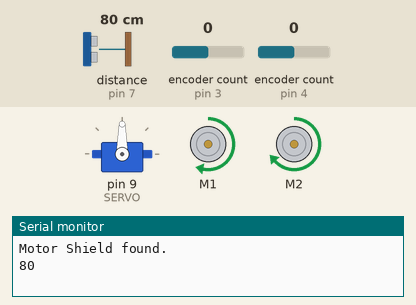
The sketch below on a simulated Arduino Uno, built with avr-gcc and run on an emulated ATmega328P. Shown: servo, 2 × DC motor (green arrow = forward, orange = backward, longer = faster), the last lines printed to the serial monitor. Wiring (inferred from the names in the program): ultrasonic range finder: trigger pin 7; echo pin 7. Inputs (shaded band) come from the test bench; at power-on: distance to the obstacle (sensor on pin 7) 80 cm, encoder count (sensors on pin 3, pin 4) 0. The echo pulse lasts 58.3 µs per cm.

Above: at 1.2 s.
1.3 s: distance to the obstacle (sensor on pin 7) set to 30 cm
2.8 s: distance to the obstacle (sensor on pin 7) set to 27 cm
At 3.9 s:
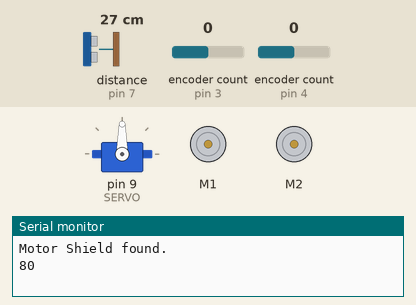
7.3 s: distance to the obstacle (sensor on pin 7) set to 35 cm
At 8.9 s:
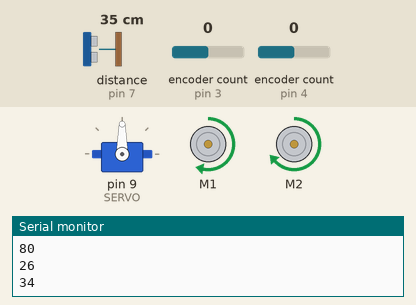
Timing chart, 0 to 10.4 s (numbered marks = the images above; inputs shaded):
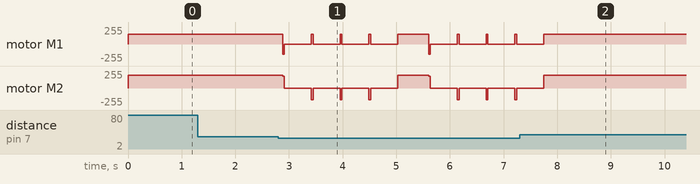

The sketch:

scratch.ino
```cpp
#include <Servo.h>//imported
#include <Adafruit_MotorShield.h> //imported
#include <Encoder.h>
Servo servo;
const int distLim = 25;
const int SERVO = 9;
const int pingPin = 7;
long distance = 0;
Adafruit_MotorShield AFMS = Adafruit_MotorShield();
Adafruit_DCMotor *motor1 = AFMS.getMotor(1);
Adafruit_DCMotor *motor2 = AFMS.getMotor(2);
Encoder myEnc(3, 6);
Encoder myEnc2(4, 2);
int speed1 = 150;
int speed2 = 150;

void setup() {
    Serial.begin(9600);
    servo.attach(SERVO);
    if (!AFMS.begin()) {         // create with the default frequency 1.6KHz
    // if (!AFMS.begin(1000)) {  // OR with a different frequency, say 1KHz
        Serial.println("Could not find Motor Shield. Check wiring.");
        while (1);
    }
    Serial.println("Motor Shield found.");
    motor1->setSpeed(0);
    motor1->run(RELEASE);
    motor2->setSpeed(0);
    motor2->run(RELEASE);

}

void turnRight(){
  for(int i=0;i<269;i++){
      motor1->setSpeed(speed1);
      motor1->run(FORWARD);
      motor2->setSpeed(speed2+28);
      motor2->run(BACKWARD);
  }
    motor1->setSpeed(0);
    motor2->setSpeed(0);
    delay(500);
}

void turnLeft(){
    for(int i=0;i<269;i++){
      motor1->setSpeed(speed1);
      motor1->run(BACKWARD);
      motor2->setSpeed(speed2+28);
      motor2->run(FORWARD);
  }
    motor1->setSpeed(0);
    motor2->setSpeed(0);
    delay(500);

}
void move(){
    motor1->setSpeed(speed1);
    motor1->run(FORWARD);
    motor2->setSpeed(speed2+40);
    motor2->run(FORWARD);
}
void sensorLeft(){
    for (int pos = 0; pos <= 90; pos += 1) {
        servo.write(pos);
        delay(15);
    }
}
void sensorRight(){
    for (int pos = 90; pos <= 0; pos -= 1) {
        servo.write(pos);
        delay(15);
    }
}
bool checkForEnd(){

}
long getDist(){
    long duration, inches, cm;

    // The PING))) is triggered by a HIGH pulse of 2 or more microseconds.
    // Give a short LOW pulse beforehand to ensure a clean HIGH pulse:
    pinMode(pingPin, OUTPUT);
    digitalWrite(pingPin, LOW);
    delayMicroseconds(2);
    digitalWrite(pingPin, HIGH);
    delayMicroseconds(5);
    digitalWrite(pingPin, LOW);

    // The same pin is used to read the signal from the PING))): a HIGH pulse
    // whose duration is the time (in microseconds) from the sending of the ping
    // to the reception of its echo off of an object.
    pinMode(pingPin, INPUT);
    duration = pulseIn(pingPin, HIGH);

    // convert the time into a distance
    cm = microsecondsToCentimeters(duration);
    return cm;
}
long microsecondsToCentimeters(long microseconds) {
  // The speed of sound is 340 m/s or 29 microseconds per centimeter.
  // The ping travels out and back, so to find the distance of the object we
  // take half of the distance travelled.
  return microseconds / 29 / 2;
}

void encodersPls(){
    long newPosition = myEnc.read();
    long newPosition2 = myEnc2.read();
  if (newPosition > newPosition2) {
      // increase speed of motor #2
      speed2+=1;
      speed1-=1;
  }else if (newPosition < newPosition2) {
      // increase speed of motor #1
      speed1+=1;
      speed2-=1;
  }
}

void loop() {
   distance = getDist();
   Serial.println(distance);
   while(distance>distLim){
       for(int i=0;i<20;i++){
         move();
       }
        distance = getDist();
   }
    motor1->setSpeed(0);
    motor2->setSpeed(0);
    turnLeft();
    distance = getDist();
    if(distance<distLim){// left side is blocked
        turnRight();// here, both the front and the left are blocked, so we turn right
        turnRight();
    }else{// left side is NOT blocked
        turnRight();// here, both the front and the left are blocked, so we turn right
        turnRight();
        distance = getDist();
        if(distance<distLim){
            // this means that the left side isn't blocked but the right side is,
        turnLeft();
        turnLeft();
        }else{
            // this means that neither the left side nor the right is blocked.
            // we've reached the endpoint, turn around.
        turnRight();
        }
    }
}
```

Measured:
- the behaviour switches between 28 and 27 cm on distance to the obstacle (sensor on pin 7) (found by bisection; images 0 and 1)
- after the input at 1.3 s, every drawn part: stays the same
- after the input at 7.3 s, motor M1: goes on until 7.7 s, then stays forward 150/255; motor M2: goes on until 7.7 s, then stays forward 190/255
